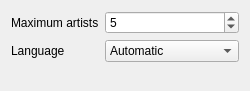
<?xml version="1.0" encoding="UTF-8"?>
<ui version="4.0">
 <class>similarArtistsSettings</class>
 <widget class="QWidget" name="similarArtistsSettings">
  <property name="geometry">
   <rect>
    <x>0</x>
    <y>0</y>
    <width>250</width>
    <height>91</height>
   </rect>
  </property>
  <layout class="QFormLayout" name="formLayout">
   <property name="labelAlignment">
    <set>Qt::AlignLeading|Qt::AlignLeft|Qt::AlignVCenter</set>
   </property>
   <item row="0" column="0">
    <widget class="QLabel" name="label">
     <property name="text">
      <string>Maximum artists</string>
     </property>
    </widget>
   </item>
   <item row="0" column="1">
    <widget class="QSpinBox" name="spinBox">
     <property name="minimum">
      <number>1</number>
     </property>
     <property name="maximum">
      <number>50</number>
     </property>
     <property name="value">
      <number>5</number>
     </property>
    </widget>
   </item>
   <item row="1" column="0">
    <widget class="QLabel" name="label_2">
     <property name="text">
      <string>Language</string>
     </property>
    </widget>
   </item>
   <item row="1" column="1">
    <widget class="QComboBox" name="comboBox">
     <item>
      <property name="text">
       <string comment="automatic language selection">Automatic</string>
      </property>
     </item>
     <item>
      <property name="text">
       <string>English</string>
      </property>
     </item>
     <item>
      <property name="text">
       <string>French</string>
      </property>
     </item>
     <item>
      <property name="text">
       <string>German</string>
      </property>
     </item>
     <item>
      <property name="text">
       <string>Italian</string>
      </property>
     </item>
     <item>
      <property name="text">
       <string>Spanish</string>
      </property>
     </item>
    </widget>
   </item>
  </layout>
 </widget>
 <resources/>
 <connections/>
</ui>
